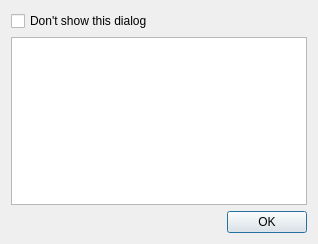
<ui version="4.0" >
 <class>statusDialogClass</class>
 <widget class="QDialog" name="statusDialogClass" >
  <property name="geometry" >
   <rect>
    <x>0</x>
    <y>0</y>
    <width>318</width>
    <height>244</height>
   </rect>
  </property>
  <property name="windowTitle" >
   <string>statusDialog</string>
  </property>
  <layout class="QGridLayout" >
   <item row="0" column="0" colspan="3" >
    <widget class="QCheckBox" name="dontShowBox" >
     <property name="text" >
      <string>Don't show this dialog</string>
     </property>
    </widget>
   </item>
   <item row="1" column="0" colspan="3" >
    <widget class="QTextEdit" name="statusEdit" />
   </item>
   <item row="2" column="0" >
    <widget class="QLabel" name="closeAfter" >
     <property name="text" >
      <string/>
     </property>
    </widget>
   </item>
   <item row="2" column="1" >
    <spacer>
     <property name="orientation" >
      <enum>Qt::Horizontal</enum>
     </property>
     <property name="sizeHint" >
      <size>
       <width>40</width>
       <height>20</height>
      </size>
     </property>
    </spacer>
   </item>
   <item row="2" column="2" >
    <widget class="QPushButton" name="okButton" >
     <property name="text" >
      <string>OK</string>
     </property>
    </widget>
   </item>
  </layout>
 </widget>
 <layoutdefault spacing="6" margin="11" />
 <resources/>
 <connections>
  <connection>
   <sender>okButton</sender>
   <signal>clicked()</signal>
   <receiver>statusDialogClass</receiver>
   <slot>accept()</slot>
   <hints>
    <hint type="sourcelabel" >
     <x>282</x>
     <y>226</y>
    </hint>
    <hint type="destinationlabel" >
     <x>194</x>
     <y>226</y>
    </hint>
   </hints>
  </connection>
 </connections>
</ui>
